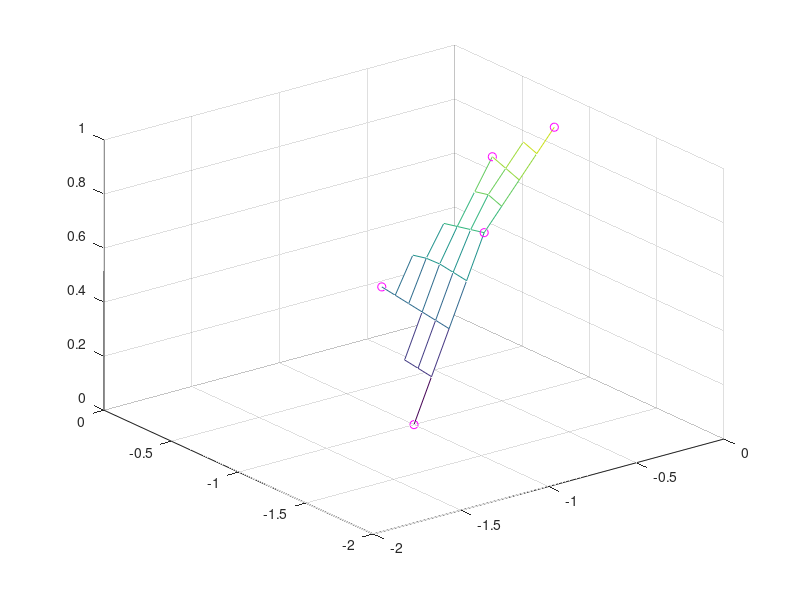

Write the MATLAB code that produced this figure.
x=[-1.00 -0.80 -0.60 -0.40 -0.20];
y=[-1.00 -0.50 -1.00 -0.80 -1.00];
z=[0.00 0.36 0.64 0.84 0.96];
u=-2:0.1:0;v=-2:0.1:0;
[X,Y]=meshgrid(u,v);
z2=griddata(x,y,z,X,Y);
mesh(X,Y,z2);
hold on;
plot3(x,y,z,'mo');
hold off;